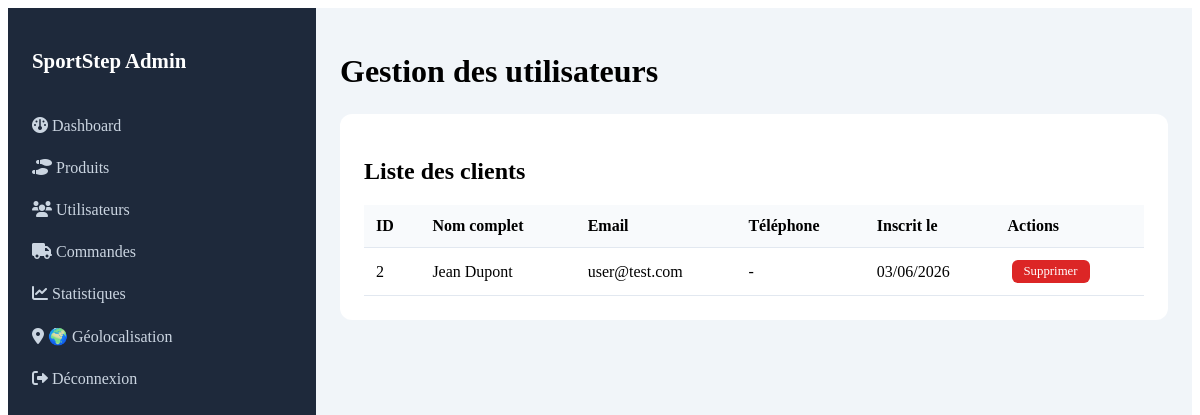
The page /admin/users.php (signed in) on the database its author committed.
### tables this page shows
CREATE TABLE users (
    id INT PRIMARY KEY AUTO_INCREMENT,
    email VARCHAR(100) UNIQUE NOT NULL,
    password VARCHAR(255) NOT NULL,
    full_name VARCHAR(100) NOT NULL,
    phone VARCHAR(20),
    address TEXT,
    city VARCHAR(50),
    postal_code VARCHAR(10),
    role ENUM('user', 'admin') DEFAULT 'user',
    created_at TIMESTAMP DEFAULT CURRENT_TIMESTAMP
);

### admin/users.php (the view, shortened to what this page needs)
<?php
$db = getDB();
$users = $db->query("SELECT * FROM users WHERE role = 'user' ORDER BY created_at DESC")->fetchAll();
require_once 'admin-header.php';
?>
<div class="admin-content">
    <h1>Gestion des utilisateurs</h1>
    <div class="admin-card">
        <h2>Liste des clients</h2>
        <table class="admin-table">
            <thead>
                <tr>
                    <th>ID</th>
                    <th>Nom complet</th>
                    <th>Email</th>
                    <th>Téléphone</th>
                    <th>Inscrit le</th>
                    <th>Actions</th>
                </tr>
            </thead>
            <tbody>
                <?php foreach($users as $user): ?>
                    <tr>
                        <td><?= $user['id'] ?></td>
                        <td><?= htmlspecialchars($user['full_name']) ?></td>
                        <td><?= htmlspecialchars($user['email']) ?></td>
                        <td><?= htmlspecialchars($user['phone'] ?? '-') ?></td>
                        <td><?= date('d/m/Y', strtotime($user['created_at'])) ?></td>
                        <td>
                            <a href="?delete=<?= $user['id'] ?>" onclick="return confirm('Supprimer cet utilisateur ?')" class="btn-delete">Supprimer</a>
                        </td>
                    </tr>
                <?php endforeach; ?>
            </tbody>
        </table>
    </div>
</div>
<?php require_once 'admin-footer.php'; ?>

### assets/css/admin.css (style rules this page uses)
.admin-dashboard h1, .admin-content h1 { margin-bottom: 24px; }
.admin-card { background: white; padding: 24px; border-radius: 12px; margin-bottom: 32px; }
.admin-card h2 { margin-bottom: 20px; }
.admin-table { width: 100%; border-collapse: collapse; }
.admin-table th, .admin-table td { padding: 12px; text-align: left; border-bottom: 1px solid #e2e8f0; }
.admin-table th { background: #f8fafc; font-weight: 600; }
.btn-edit, .btn-delete, .btn-small { padding: 4px 12px; border-radius: 6px; text-decoration: none; font-size: 0.8rem; margin: 0 4px; display: inline-block; }
.btn-delete { background: #dc2626; color: white; }

### rows shown on the page
users: id "2", full_name "Jean Dupont", email "user@test.com", phone "-", created_at "03/06/2026"
